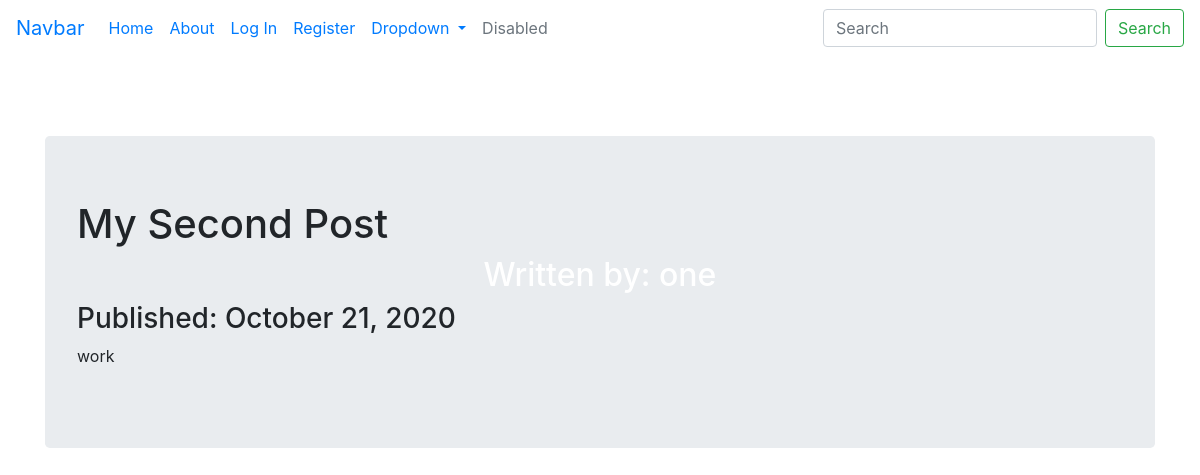
Screenshot of /one/3 with the database file from the repository.
### tripdripblog/models.py (models this page shows, shortened)
class TripBlog(db.Model):
    users = db.relationship(User)
    id = db.Column(db.Integer, primary_key=True)
    user_id = db.Column(db.Integer, db.ForeignKey('users.id'), nullable=False)
    date = db.Column(db.DateTime, nullable=False, default=datetime.utcnow)
    title = db.Column(db.String(140), nullable=False)
    text = db.Column(db.Text, nullable=False)
    city_country = db.Column(db.String(140), nullable=False)
    stayed_where = db.Column(db.String(140), nullable=False)
    went_where = db.Column(db.String(140), nullable=False)
    trip_image = db.Column(db.String(64), nullable=False, default='default_trip.png')

class User(db.Model, UserMixin):
    __tablename__ = 'users'
    id = db.Column(db.Integer, primary_key=True)
    profile_image = db.Column(db.String(64), nullable=False, default='default_profile.png')
    email = db.Column(db.String(64), unique=True, index=True) # unique makes sure can have multiples of same email
    username = db.Column(db.String(64), unique=True, index=True)
    password_hash = db.Column(db.String(128))
    new_password_hash = db.Column(db.String(128))
    posts = db.relationship('BlogPost', backref='author', lazy=True)
    blogs = db.relationship('TripBlog', backref='author', lazy=True)

### tripdripblog/trip_blogs/views.py (the view)
@trip_blogs.route('/<username>/<int:trip_blog_id>') # int makes sure the id is an integer
def trip_blog(username, trip_blog_id):
    trip_blog = TripBlog.query.get_or_404(trip_blog_id)
    user = User.query.filter_by(username=username).first_or_404()
    return render_template('trip_blog.html', title=trip_blog.title,
                           date=trip_blog.date, city=trip_blog.city_country,
                            hotel=trip_blog.stayed_where, visited=trip_blog.went_where,
                            photo=trip_blog.trip_image, blog=trip_blog, user=user)

### tripdripblog/templates/trip_blog.html (shortened to what this page needs)
{% extends "base.html" %}
{% block content %}
    <div class="jumbotron">
        <h1>{{ blog.title }}</h1>
        <h2>Written by: {{ blog.author.username }}</h2>
        <h3>Published: {{ blog.date.strftime('%B %d, %Y') }}</h3>
        <p>{{ blog.text }}</p>
    </div>
{% endblock %}

### tripdripblog/static/css/style.css (style rules this page uses)
body { background-color: #fff; width: 100%; height: 100%; background-repeat: no-repeat; background-size: cover; }
h2 { color: #fff; font-size: 2em; text-align: center; text-decoration-color: right_edge; }

### rows the page displays
TripBlog: title "My Second Post", date "October 21, 2020", text "work"
User: author.username "one"
